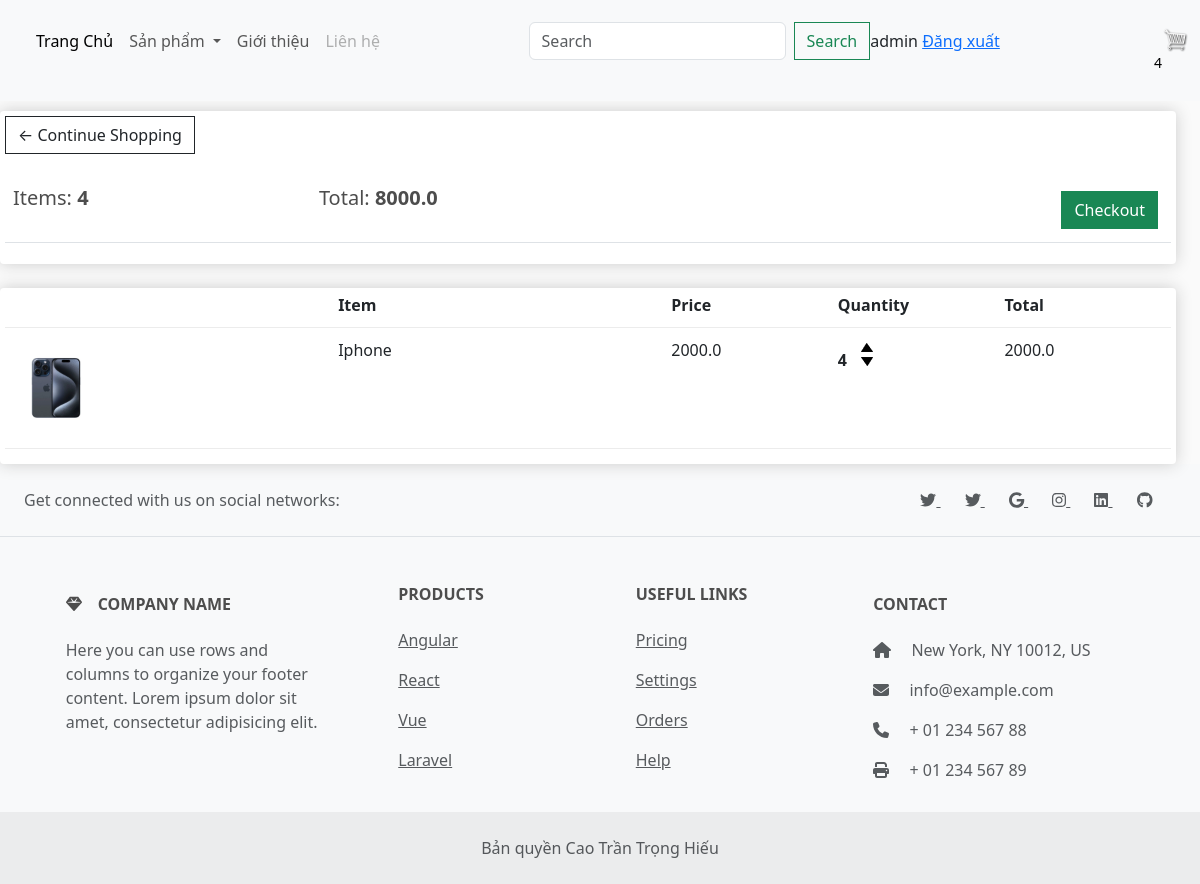
The app's page /cart/ (signed in) with its own data.
### app/models.py (models this page shows, shortened)
class Order(models.Model):
    customer = models.ForeignKey(User, on_delete=models.SET_NULL, blank=True, null=True)
    date_order = models.DateTimeField(auto_now_add=True)
    name = models.CharField(max_length=200, null=True)
    complete = models.BooleanField(default=False, null=True, blank=False)
    transaction_id = models.CharField(max_length=100, null=True)
    @property
    def get_cart_items(self):
        orderitems = self.orderitem_set.all()
        total = sum([item.quantity for item in orderitems])
        return total
    @property
    def get_cart_total(self):
        orderitems = self.orderitem_set.all()
        total = sum([item.get_total for item in orderitems])
        return total

class OrderItem(models.Model):
    product = models.ForeignKey(
        Product, on_delete=models.SET_NULL, blank=True, null=True
    )
    order = models.ForeignKey(Order, on_delete=models.SET_NULL, blank=True, null=True)
    quantity = models.IntegerField(default=0, null=True, blank=True)
    date_added = models.DateTimeField(auto_now_add=True)
    @property
    def get_total(self):
        total = self.product.price * self.quantity
        return total

class Product(models.Model):
    name = models.CharField(max_length=200, null=True)
    price = models.FloatField()
    digital = models.BooleanField(default=False, null=True, blank=False)
    image = models.ImageField(null=True, blank=True)
    detail = models.TextField(null=True, blank=True)
    @property
    def ImageURL(self):
        try:
            url = self.image.url
        except:
            url = ""
        return url

### app/views.py (the view)
# urls.py: path("cart/", views.cart, name="cart"),
def cart(request):
    if request.user.is_authenticated:
        customer = request.user
        order, created = Order.objects.get_or_create(customer=customer, complete=False)
        items = order.orderitem_set.all()
        cartItems = order.get_cart_items
        user_not_login = "hidden"
        user_login = "show"
    else:
        items = []
        order = {"get_cart_items": 0, "get_cart_totaL": 0}
        cartItems = order["get_cart_items"]
        user_not_login = "show"
        user_login = "hidden"
    context = {
        "items": items,
        "order": order,
        "cartItems": cartItems,
        "user_not_login": user_not_login,
        "user_login": user_login,
    }
    return render(request, "app/cart.html", context)

### app/templates/app/cart.html
{% extends 'app/base.html' %}
{% load static %}
{% block cart_content %}
<div class="row" style="width: 100%;" >
	<div class="col-lg-12">
		<div class="box-element">
			<a  class="btn btn-outline-dark" href="{% url 'home' %}">&#x2190; Continue Shopping</a>
			<br>
			<br>
			<table class="table">
				<tr>
					<th><h5>Items: <strong>{{order.get_cart_items}}</strong></h5></th>
					<th><h5>Total:<strong> {{order.get_cart_total}}</strong></h5></th>
					<th>
						<a  style="float:right; margin:5px;" class="btn btn-success" href="{% url 'checkout' %}">Checkout</a>
					</th>
				</tr>
			</table>
		</div>
		<br>
		<div class="box-element">
			<div class="cart-row">
				<div style="flex:2"></div>
				<div style="flex:2"><strong>Item</strong></div>
				<div style="flex:1"><strong>Price</strong></div>
				<div style="flex:1"><strong>Quantity</strong></div>
				<div style="flex:1"><strong>Total</strong></div>
			</div>
			{% for item in items %}
			<div class="cart-row">
				<div style="flex:2"><img class="row-image" src="{{item.product.ImageURL}}"></div>
				<div style="flex:2"><p>{{item.product.name}}</p></div>
				<div style="flex:1"><p>{{item.product.price}}</p></div>
				<div style="flex:1">
					<p class="quantity">{{item.quantity}}</p>
					<div class="quantity">
						<img data-product={{item.product.id}} data-action="add" class="chg-quantity update-cart" src="{% static  'app/images/arrow-up.png' %}">
						<img data-product={{item.product.id}} data-action="remove" class="chg-quantity update-cart" src="{% static  'app/images/arrow-down.png' %}">
					</div>
				</div>
				<div style="flex:1"><p>{{item.product.price}}</p></div>
			</div>
			{% endfor %}
		</div>
	</div>
</div>
{% endblock cart_content %}

### app/templates/app/base.html (shortened to what this page needs)
{% load static %}
<!DOCTYPE html>
<html>
    <head>
            <link href="https://cdn.jsdelivr.net/npm/bootstrap@5.3.3/dist/css/bootstrap.min.css" rel="stylesheet">
            <link rel="stylesheet" href="{%static 'app/css/style.css' %}">
            <link rel="stylesheet" href="{%static 'app/css/owl.carousel.min.css' %}">
            <link rel="stylesheet" href="{%static 'app/css/all.min.css' %}">
            <link rel="stylesheet" href="{%static 'app/css/main.css' %}">
            <link rel="stylesheet" href="">
    </head>
    <body>
        <nav class="navbar navbar-expand-lg bg-body-tertiary">
            <div class="container-fluid" style="margin-top: -0.5cm">
              <div class="collapse navbar-collapse" id="navbarSupportedContent">
                <ul class="navbar-nav me-auto mb-2 mb-lg-0">
                  <li class="nav-item">
                    <a class="nav-link active" aria-current="page" href="{% url 'home' %}">Trang Chủ</a>
                  </li>
                  <li class="nav-item dropdown">
                    <a class="nav-link dropdown-toggle" href="#" role="button" data-bs-toggle="dropdown" aria-expanded="false">
                    Sản phẩm
                    </a>
                  </li>
                  <li class="nav-item">
                    <a class="nav-link" href="#">Giới thiệu</a>
                  </li>
                  <li class="nav-item">
                    <a class="nav-link disabled" href="#">Liên hệ</a>
                  </li>
                </ul>
                <form class="d-flex" role="search" method=POST action="{% url 'search' %}">
                  <input class="form-control me-2" type="search" placeholder="Search" aria-label="Search" name="searched">
                  <button class="btn btn-outline-success" type="submit">Search</button>
                </form>
              </div>
                <div class="form-inline my-2 my-lg-0" style="visibility: {{user_login}}">
                  <span >{{request.user}} </span>
                  <span><a href="{% url 'logout' %}">Đăng xuất</a></span>
                </div>
              <div class="form-inline my-2 my-lg-0">
                <a href="{% url 'cart' %}"> <img id="cart-icon" src="{% static 'images/cart.png' %}"></a>
                <p id="cart-total">{{cartItems}}</p>
              </div>
            </div>
          </nav>
          {% block cart_content %}{% endblock cart_content %}
<footer class="text-center text-lg-start bg-body-tertiary text-muted " style="width: 100%;">
  <section class="d-flex justify-content-center justify-content-lg-between p-4 border-bottom">
    <div class="me-5 d-none d-lg-block">
      <span>Get connected with us on social networks:</span>
    </div>
    <div>
      <a href="" class="me-4 text-reset">
        <i class="fab fa-twitter"></i>
      </a>
      <a href="" class="me-4 text-reset">
        <i class="fab fa-twitter"></i>
      </a>
      <a href="" class="me-4 text-reset">
        <i class="fab fa-google"></i>
      </a>
      <a href="" class="me-4 text-reset">
        <i class="fab fa-instagram"></i>
      </a>
      <a href="" class="me-4 text-reset">
        <i class="fab fa-linkedin"></i>
      </a>
      <a href="" class="me-4 text-reset">
        <i class="fab fa-github"></i>
      </a>
    </div>
  </section>
  <section class="">
    <div class="container text-center text-md-start mt-5">
      <div class="row mt-3">
        <div class="col-md-3 col-lg-4 col-xl-3 mx-auto mb-4">
          <h6 class="text-uppercase fw-bold mb-4">
            <i class="fas fa-gem me-3"></i>Company name
          </h6>
          <p>
            Here you can use rows and columns to organize your footer content. Lorem ipsum
            dolor sit amet, consectetur adipisicing elit.
          </p>
        </div>
        <div class="col-md-2 col-lg-2 col-xl-2 mx-auto mb-4">
          <h6 class="text-uppercase fw-bold mb-4">
            Products
          </h6>
          <p>
            <a href="#!" class="text-reset">Angular</a>
          </p>
          <p>
            <a href="#!" class="text-reset">React</a>
          </p>
          <p>
            <a href="#!" class="text-reset">Vue</a>
          </p>
          <p>
            <a href="#!" class="text-reset">Laravel</a>
          </p>
        </div>
        <div class="col-md-3 col-lg-2 col-xl-2 mx-auto mb-4">
          <h6 class="text-uppercase fw-bold mb-4">
            Useful links
          </h6>
          <p>
            <a href="#!" class="text-reset">Pricing</a>
          </p>
          <p>
            <a href="#!" class="text-reset">Settings</a>
          </p>
          <p>
            <a href="#!" class="text-reset">Orders</a>
          </p>
          <p>
            <a href="#!" class="text-reset">Help</a>
          </p>
        </div>
        <div class="col-md-4 col-lg-3 col-xl-3 mx-auto mb-md-0 mb-4">
          <h6 class="text-uppercase fw-bold mb-4">Contact</h6>
          <p><i class="fas fa-home me-3"></i> New York, NY 10012, US</p>
          <p>
            <i class="fas fa-envelope me-3"></i>
            info@example.com
          </p>
          <p><i class="fas fa-phone me-3"></i> + 01 234 567 88</p>
          <p><i class="fas fa-print me-3"></i> + 01 234 567 89</p>
        </div>
      </div>
    </div>
  </section>
  <div class="text-center p-4" style="background-color: rgba(0, 0, 0, 0.05);">
  Bản quyền Cao Trần Trọng Hiếu
  </div>
</footer>
    </body>
</html>

### app/static/app/css/main.css (style rules this page uses)
body { background-color: hsl(0, 0%, 98%); }
h1, h2, h3, h4, h5, h6 { color: hsl(0, 0%, 30%); }
.box-element { box-shadow: hsl(0, 0%, 80%) 0 0 16px; background-color: #fff; border-radius: 4px; padding: 5px; }
#cart-icon { width: 25px; display: inline-block; margin-left: 15px; margin-top: 1cm; }
#cart-total { display: block; text-align: center; color: black; width: 20px; height: 25px; border-radius: 50%; font-size: 14px; }
.col-lg-3, .col-lg-4, .col-lg-6, .col-lg-8, .col-lg-12 { margin-top: 10px; }
.btn { border-radius: 0; }
.row-image { width: 100px; }
.cart-row { display: flex; align-items: flex-stretch; padding-bottom: 10px; margin-bottom: 10px; border-bottom: 1px solid #ececec; }
.quantity { display: inline-block; font-weight: 700; padding-right: 10px; }
.chg-quantity { width: 12px; cursor: pointer; display: block; margin-top: 5px; transition: .1s; }

### records on screen
Order: get_cart_items "4", get_cart_total "8000.0"
OrderItem: product.ImageURL (picture), product.name "Iphone", product.price "2000.0", quantity "4"

### other values on screen
{{ request.user }} "admin"
{{ cartItems }} "4"
